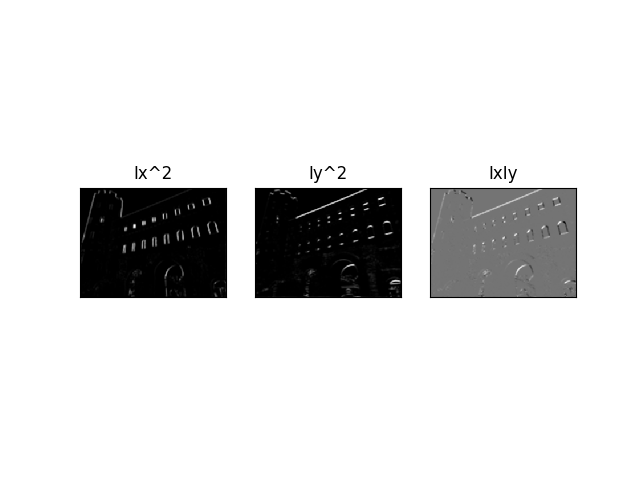

Generate this figure with Python:
import cv2
import numpy as np
import matplotlib.pyplot as plt

K_size = 3
pad = K_size // 2
Kx = np.array([[1, 0, -1],
               [2, 0, -2],
               [1, 0, -1]])
Ky = np.array([[ 1,  2,  1],
               [ 0,  0,  0],
               [-1, -2, -1]])

def g(x, y, s):
    return 1 / (s*np.sqrt(2 * np.pi)) * np.exp( - (x**2 + y**2) / (2*s**2))

img = cv2.imread("thorino.jpg").astype(np.float)
H, W, C = img.shape

# 1.画像をグレースケール化。
gray = 0.2126*img[...,2] + 0.7152*img[...,1] + 0.0722*img[...,0]

# 2.Sobelフィルタにより、ヘシアン行列を求める。
tmp = np.zeros((H+pad*2, W+pad*2), dtype=np.float)
tmp[pad:pad+H, pad:pad+W] = gray

Ix = gray.copy()
Iy = gray.copy()
for y in range(H):
    for x in range(W):
        Iy[y, x] = np.mean(Ky * tmp[y:y+K_size, x:x+K_size])
        Ix[y, x] = np.mean(Kx * tmp[y:y+K_size, x:x+K_size])

M = np.zeros((H*2, W*2), dtype=np.float)
M[0:H, 0:W] = Ix * Ix
M[0:H, W:W*2] = Ix * Iy
M[H:H*2, 0:W] = M[0:H, W:W*2]
M[H:H*2, W:W*2] = Iy * Iy

# 3.Ix^2, Iy^2, IxIyにそれぞれガウシアンフィルターをかける。
tmpIx = np.zeros((H+2, W+2), dtype=np.float)
tmpIx[1:-1, 1:-1] = M[0:H, 0:W]
tmpIy = np.zeros((H+2, W+2), dtype=np.float)
tmpIy[1:-1, 1:-1] = M[H:H*2, W:W*2]
tmpIxy = np.zeros((H+2, W+2), dtype=np.float)
tmpIxy[1:-1, 1:-1] = M[0:H, W:W*2]

kernel = np.zeros((K_size, K_size), dtype=np.float)
for x in range(K_size):
    for y in range(K_size):
        kernel[y, x] = g(x-1, y-1, 3)
kernel /= kernel.sum()

for y in range(H):
    for x in range(W):
        M[y, x] = np.sum(tmpIx[y:y+K_size, x:x+K_size] * kernel)
        M[y+H, x+W] = np.sum(tmpIy[y:y+K_size, x:x+K_size] * kernel)
        M[y+H, x] = np.sum(tmpIxy[y:y+K_size, x:x+K_size] * kernel)
        M[y, x+W] = M[y+H, x]

plt.subplots_adjust(left=0, right=1, top=1, bottom=0, hspace=0, wspace=0.2)
plt.gray()
fig, axes = plt.subplots(1, 3, subplot_kw={'xticks': [], 'yticks': []})
axes[0].imshow(M[0:H, 0:W])
axes[0].set_title("Ix^2")
axes[1].imshow(M[H:H*2, W:W*2])
axes[1].set_title("Iy^2")
axes[2].imshow(M[0:H, W:W*2])
axes[2].set_title("IxIy")
plt.savefig("my_answer_82.png")
